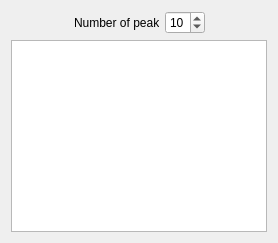
         <widget class="QWidget" name="tabData1">
          <attribute name="title">
           <string>Newer Data</string>
          </attribute>
          <layout class="QGridLayout" name="gridLayout_7">
           <item row="0" column="2">
            <widget class="QSpinBox" name="numpeaksNewer">
             <property name="maximumSize">
              <size>
               <width>40</width>
               <height>16777215</height>
              </size>
             </property>
             <property name="minimum">
              <number>1</number>
             </property>
             <property name="value">
              <number>10</number>
             </property>
            </widget>
           </item>
           <item row="0" column="1">
            <widget class="QLabel" name="numpeaks2Label">
             <property name="maximumSize">
              <size>
               <width>85</width>
               <height>16777215</height>
              </size>
             </property>
             <property name="text">
              <string>Number of peaks:</string>
             </property>
            </widget>
           </item>
           <item row="0" column="3">
            <widget class="QLabel" name="cursorNewerData">
             <property name="text">
              <string/>
             </property>
             <property name="alignment">
              <set>Qt::AlignRight|Qt::AlignTrailing|Qt::AlignVCenter</set>
             </property>
            </widget>
           </item>
           <item row="1" column="0" colspan="4">
            <widget class="PlotWidget" name="plot2"/>
           </item>
           <item row="0" column="0">
            <widget class="QLabel" name="rheed2Label">
             <property name="text">
              <string/>
             </property>
            </widget>
           </item>
          </layout>
         </widget>
